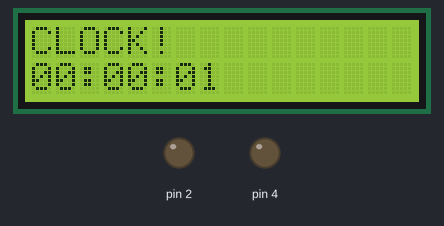
Bench run of a sketch on a simulated Arduino Uno, built with avr-gcc and run on an emulated ATmega328P. Shown: 16×2 character LCD, output pins drawn as LEDs (lit = HIGH).

Above: at 1.1 s.
At 5.1 s:
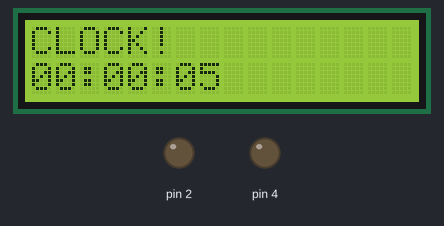
At 10.1 s:
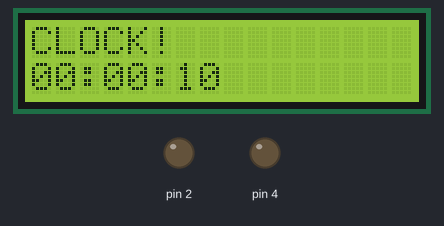
At 20.1 s:
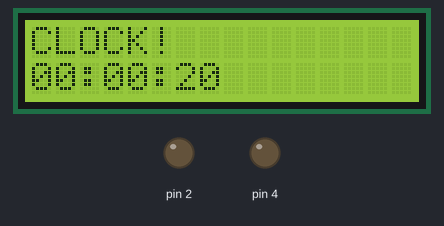
At 29.1 s:
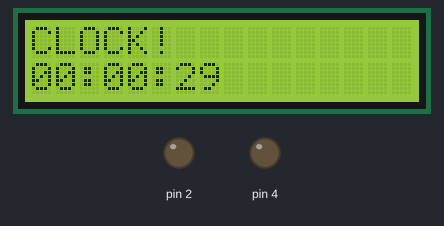
At 39.1 s:
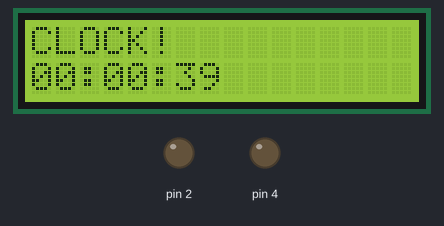

The sketch:

LED_clock.ino
```cpp
#include <LiquidCrystal_I2C.h>

LiquidCrystal_I2C lcd(0x27, 16, 2); // Format -> (Address,Width,Height )

int seconds = 0;
int minutes = 0;
int hours = 0;
int now, last_time, minutesBtn, hoursBtn;
String hDisplay, mDisplay, sDisplay; // Strings for display output

void setup()
{
    lcd.init();
    lcd.backlight();

    pinMode(2, OUTPUT);
    pinMode(4, OUTPUT);
}

void loop()
{
  hoursBtn = digitalRead(2);
  if (hoursBtn) {
    hours++;
  }
  minutesBtn = digitalRead(4);
  if (minutesBtn) {
    minutes++;
  }

  while (now - last_time < 1000)  {
    now = millis();
  }
  last_time = now;
  seconds++;

  if (seconds >= 60){
    minutes++;
    seconds = 0;
  }
  if (minutes >= 60) {
    minutes = 0;
    hours++;
  }
  if (hours >= 24) {
    hours = 0;
  }

  if (hours < 10) {
    hDisplay = "0" + String(hours);
  } else {
    hDisplay = String(hours);
  }
  if (minutes < 10) {
    mDisplay = "0" + String(minutes);
  } else {
    mDisplay = String(minutes);
  }
  if (seconds < 10) {
    sDisplay = "0" + String(seconds);
  } else {
    sDisplay = String(seconds);
  }

  lcd.clear();
  lcd.setCursor(0, 0);
  lcd.print("CLOCK!");
  lcd.setCursor(0, 1);
  lcd.print(hDisplay + ":" + mDisplay + ":" + sDisplay);
}
```

Measured:
- what the display in image 0 shows lasts 1.0 s, from 1.0 s to 2.0 s
